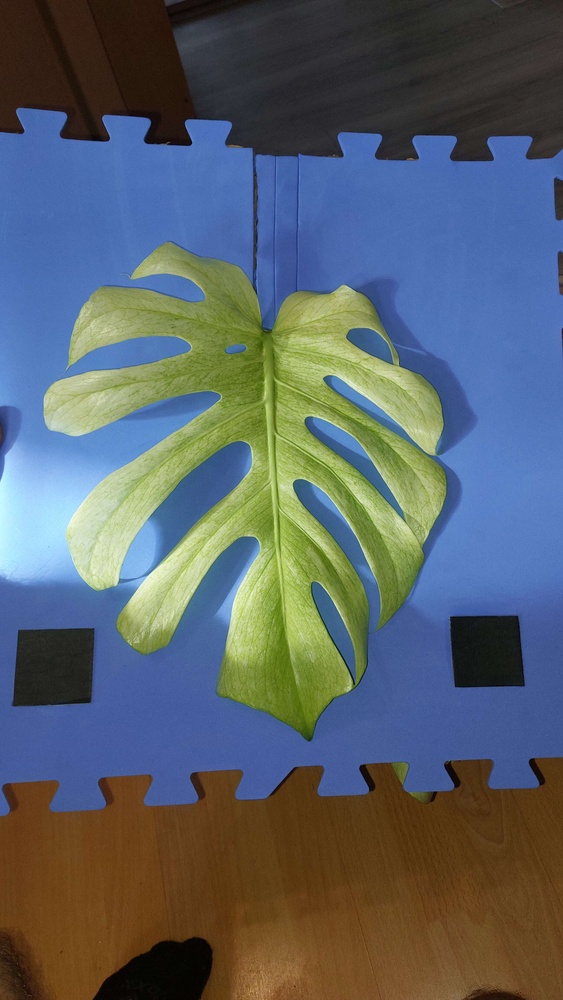
#> input picture Monstera_project/old_files/pic1.jpg, 563 x 1000 px, shrunk from 2604 x 4624 before the run
$ python test1.py
#> lines starting #> are read from the running program, lines starting #| are printed output that depends on the picture
import cv2
import matplotlib.pyplot as plt

img_bgr = cv2.imread("pic1.jpg")
#> img_bgr is the input picture: shape (1000, 563, 3); mean B, G, R 105, 98.4, 89.3
if img_bgr is None:
    raise Exception("Obrázek nebyl nalezen.")

img_rgb = cv2.cvtColor(img_bgr, cv2.COLOR_BGR2RGB)
img_hsv = cv2.cvtColor(img_bgr, cv2.COLOR_BGR2HSV)
#> img_hsv: shape (1000, 563, 3); mean H, S, V 67.8, 134.4, 134.4

plt.figure(figsize=(15, 8))

plt.subplot(1, 4, 1)
plt.imshow(img_bgr)
plt.title("BGR")
plt.axis("off")

plt.subplot(1, 4, 2)
plt.imshow(img_rgb)
plt.title("RGB")
plt.axis("off")

plt.subplot(1, 4, 3)
plt.imshow(img_hsv)
plt.title("HSV")
plt.axis("off")

plt.subplot(1, 4, 4)
plt.imshow(img_hsv[:, :, 0], cmap="hsv")
plt.title("Pouze H")
plt.axis("off")

plt.tight_layout()
plt.show()
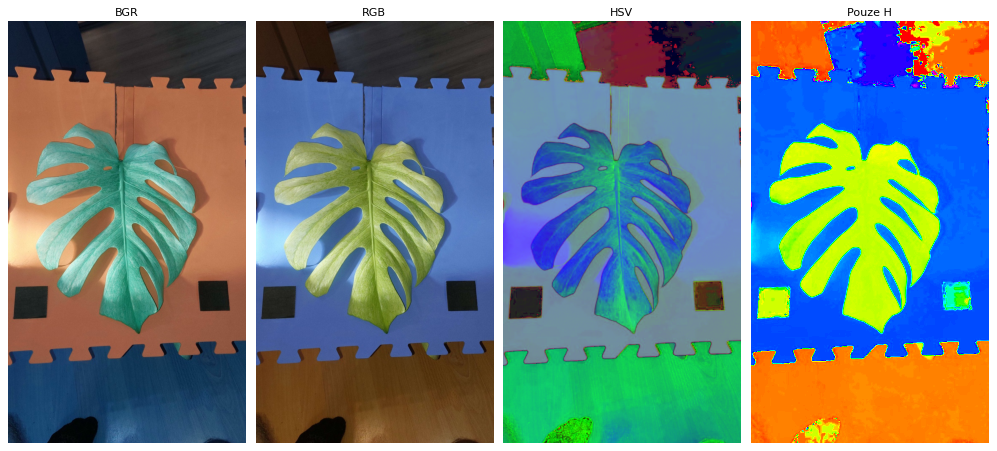
#> figure drawn by matplotlib, 4 panels; B, G, R data is drawn as R, G, B
